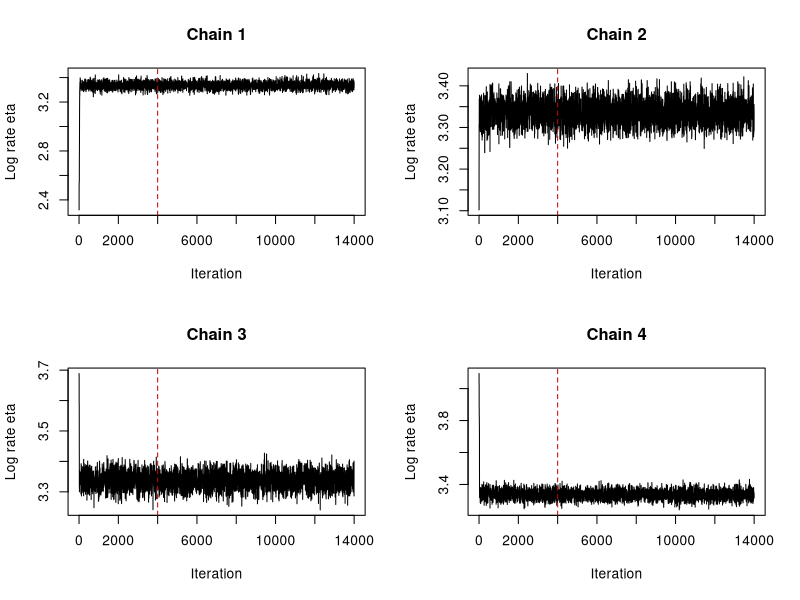
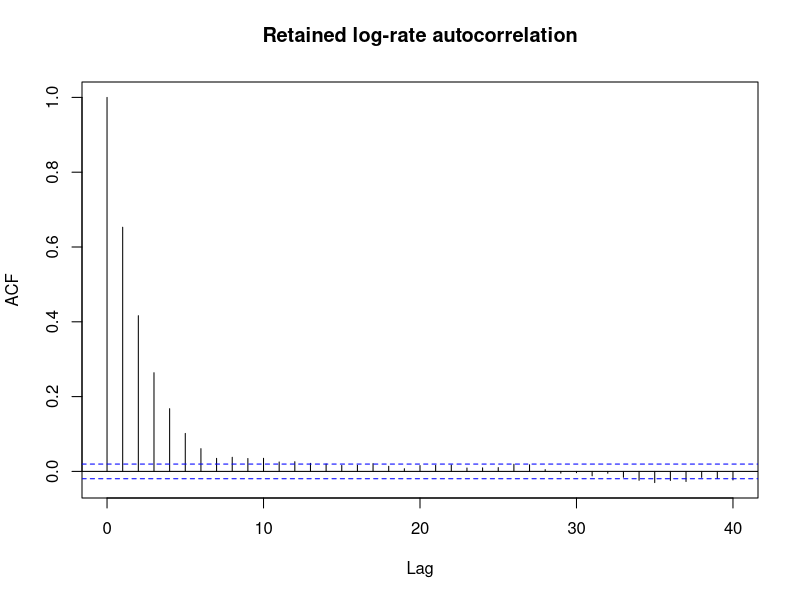
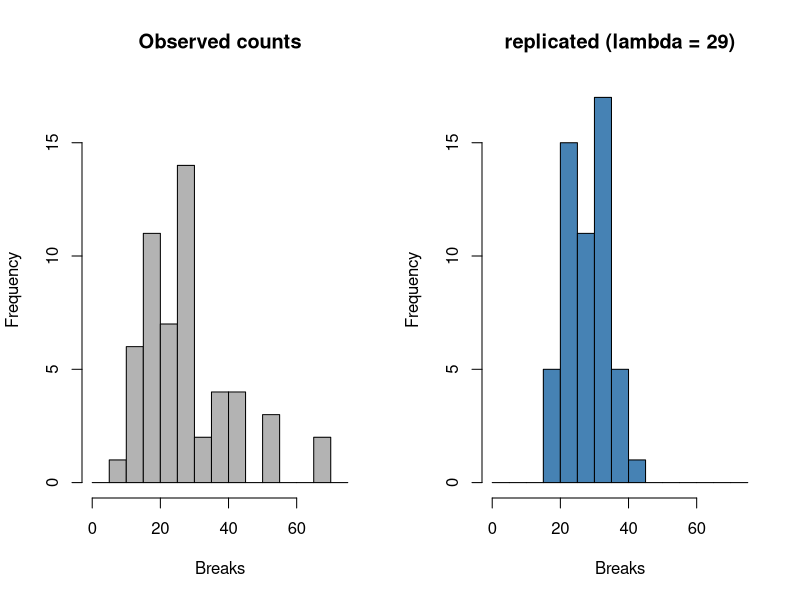
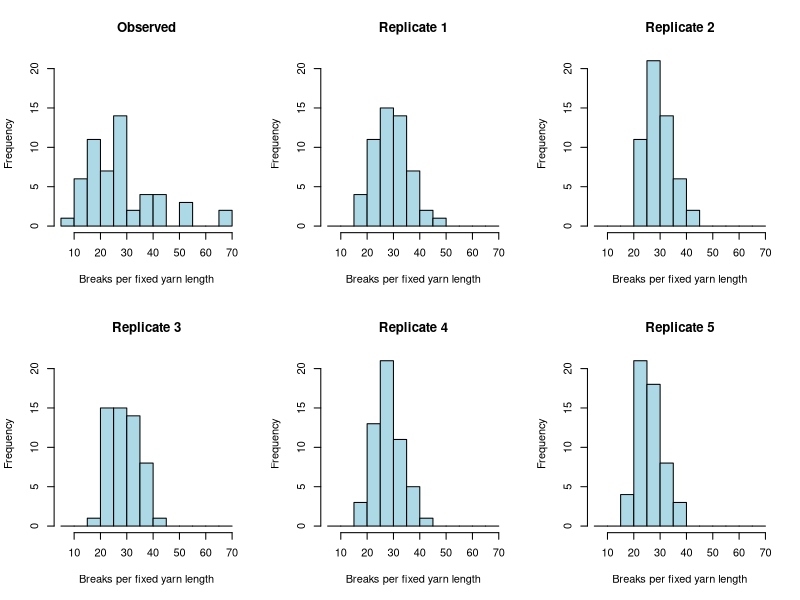
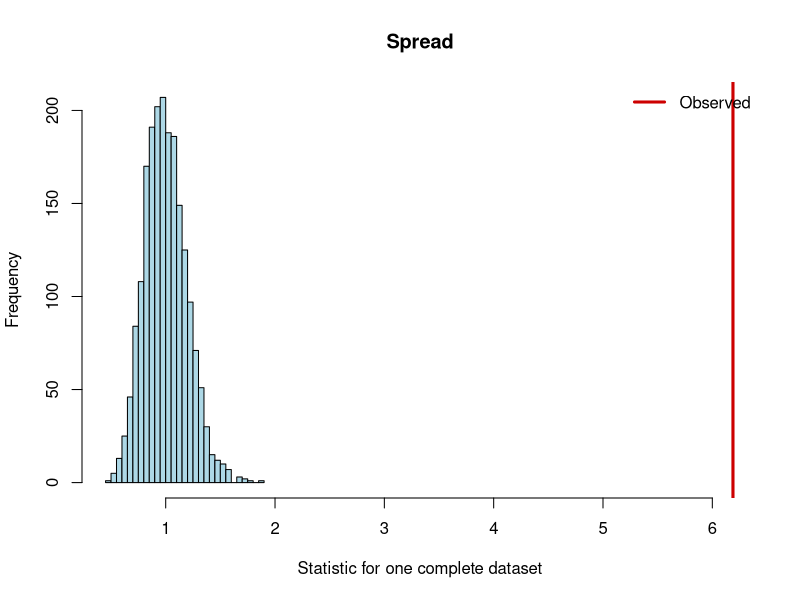
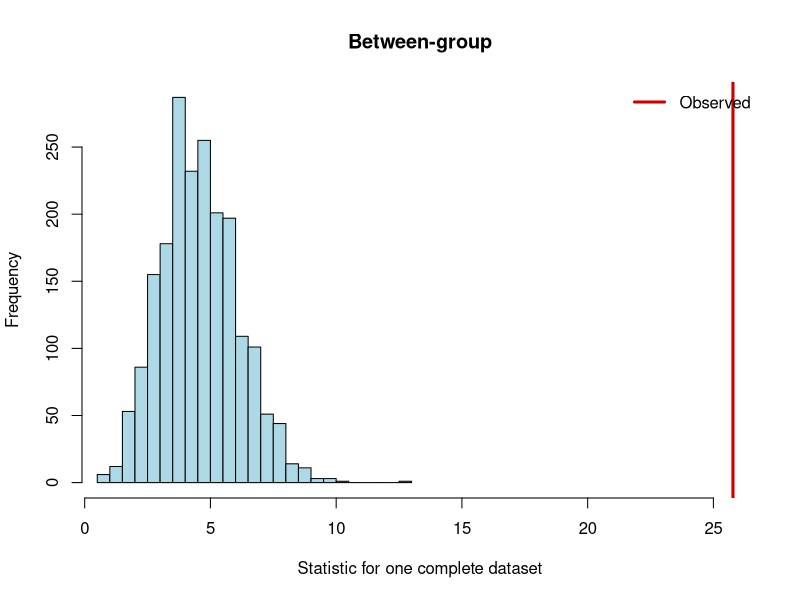
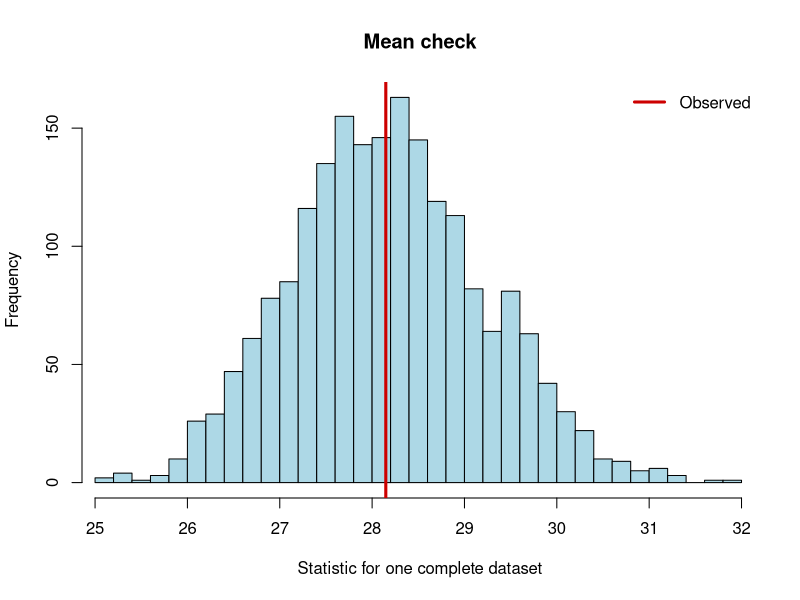

Write R code to recreate these figures, in order.
## ---- chunk 1
# STA 402: NONCONJUGATE Poisson model, Normal prior on log rate eta.
# Students complete posterior-predictive generation and statistic choices.
# Run sections in order. Base R only. No package installation required.
set.seed(402155)
d <- datasets::warpbreaks
# Offline fallback: d <- read.csv("warpbreaks.csv")
y <- d$breaks
group <- interaction(d$wool,d$tension,drop=TRUE)
n <- length(y)
# SUPPLIED: posterior density is on eta, not on lambda.
log_posterior <- function(eta,y) {
 if(!is.finite(eta)) return(-Inf)
 sum(y)*eta-length(y)*exp(eta)-0.5*(eta-log(20))^2
}
# SUPPLIED: symmetric random-walk Metropolis. Keep rejections.
metropolis <- function(y,start,step=0.08,n_iter=14000,warmup=4000) {
 current<-start;current_lp<-log_posterior(current,y)
 draws<-numeric(n_iter);accepted<-logical(n_iter)
 for(t in seq_len(n_iter)) {
  candidate<-rnorm(1,current,step)
  candidate_lp<-log_posterior(candidate,y)
  if(is.finite(candidate_lp) &&
     log(runif(1)) <= min(0,candidate_lp-current_lp)) {
   current<-candidate;current_lp<-candidate_lp;accepted[t]<-TRUE
  }
  draws[t]<-current
 }
 keep<-seq.int(warmup+1,n_iter)
 list(full=draws,retained=draws[keep],acceptance=mean(accepted[keep]))
}
starts<-log(c(10,20,40,60))
chains<-lapply(starts,function(start)metropolis(y,start))
par(mfrow=c(2,2))
for(j in seq_along(chains)) {
 plot(chains[[j]]$full,type="l",xlab="Iteration",ylab="Log rate eta",
      main=paste("Chain",j));abline(v=4000,lty=2,col="red3")
}
par(mfrow=c(1,1))
print(sapply(chains,function(ch)c(mean=mean(ch$retained),
                                acceptance=ch$acceptance)))
acf(chains[[1]]$retained,main="Retained log-rate autocorrelation")
# Pool only after inspecting chain agreement and retained behavior.
eta_draws<-unlist(lapply(chains,function(ch)ch$retained))
print(quantile(exp(eta_draws),c(.025,.5,.975)))
## ---- chunk 2
# Part B. TODO 1: select ONE retained eta and generate ONE full dataset.
s <- 1
eta_one <- eta_draws[s]
lambda_one <- exp(eta_one)
eta_one
lambda_one
## ---- chunk 3
yrep_one <- rpois(n, lambda_one)
stopifnot(length(yrep_one) == n)
length(yrep_one)


bins <- seq(0, max(c(y, yrep_one)) + 5, by = 5)
ymax <- max(hist(y, breaks = bins, plot = FALSE)$counts,
            hist(yrep_one, breaks = bins, plot = FALSE)$counts)

par(mfrow = c(1, 2))
hist(y, breaks = bins, ylim = c(0, ymax), col = "grey70",
     main = "Observed counts", xlab = "Breaks")
hist(yrep_one, breaks = bins, ylim = c(0, ymax), col = "steelblue",
     main = paste0("replicated (lambda = ", round(lambda_one, 1), ")"),
     xlab = "Breaks")
par(mfrow = c(1, 1))
## ---- chunk 4
yrep_two <- rpois(n, lambda_one)

s2 <- 40000
lambda_three <- exp(eta_draws[s2])
yrep_three <- rpois(n, lambda_three)

lambda_one
lambda_three
head(yrep_one); head(yrep_two); head(yrep_three)
## ---- chunk 5
# Part C. TODO 2: generate S COMPLETE datasets yourself.
S <- 2000L
selected_indices <- sample.int(length(eta_draws), S, replace = FALSE)
eta_selected <- eta_draws[selected_indices]
Yrep <- matrix(NA_integer_, nrow = S, ncol = n)

for (s in seq_len(S)) {
  lambda_s <- exp(eta_selected[s])     # ONE rate for this row
  Yrep[s, ] <- rpois(n, lambda_s)      # all 54 counts from that rate
}

dim(Yrep)
Yrep[1, ]
head(Yrep[, 1], 10)
## ---- chunk 6
# SUPPLIED display helper. Run AFTER filling Yrep.
show_six <- function(y,Yrep) {
 chosen<-sample.int(nrow(Yrep),5)
 bins<-pretty(range(c(y,Yrep)),n=12)
 all_counts<-rbind(y,Yrep[chosen,,drop=FALSE])
 ymax<-max(apply(all_counts,1,function(z)
                   max(hist(z,breaks=bins,plot=FALSE)$counts)))
 old<-par(mfrow=c(2,3));on.exit(par(old))
 for(j in seq_len(6)) {
  hist(all_counts[j,],breaks=bins,xlim=range(bins),ylim=c(0,ymax),
       col="lightblue",main=if(j==1)"Observed" else paste("Replicate",j-1),
       xlab="Breaks per fixed yarn length")
 }
}
show_six(y,Yrep)
## ---- chunk 7
# Part D. TODO 3: write TWO scalar-valued discrepancy functions.
# Each function must take ONE complete dataset vector of length 54.
T_spread <- function(z) {
  if (mean(z) == 0) return(0)        # all-zero dataset: define as 0
  var(z) / mean(z)                   # dispersion ratio s^2 / ybar
}
T_group <- function(z) {
  group_means <- tapply(z, group, mean)   # 6 wool x tension means
  max(group_means) - min(group_means)     # range of group means
}

# TODO 4: compute observed statistics and one statistic PER ROW of Yrep.
observed_spread   <- T_spread(y)
replicated_spread <- apply(Yrep, 1, T_spread)
observed_group    <- T_group(y)
replicated_group  <- apply(Yrep, 1, T_group)

observed_mean   <- mean(y)
replicated_mean <- apply(Yrep, 1, mean)

observed_spread; summary(replicated_spread)
observed_group;  summary(replicated_group)
observed_mean;   summary(replicated_mean)
## ---- chunk 8
# SUPPLIED display and numeric-summary helper.
check_plot <- function(observed,replicated,title) {
 stopifnot(length(observed)==1,all(is.finite(replicated)))
 hist(replicated,breaks=30,xlim=range(c(observed,replicated)),
      col="lightblue",main=title,xlab="Statistic for one complete dataset")
 abline(v=observed,col="red3",lwd=3)
 legend("topright","Observed",col="red3",lwd=3,bty="n")
 c(observed=observed,lower=unname(quantile(replicated,.025)),
   upper=unname(quantile(replicated,.975)),
   exceedances=sum(replicated>=observed),
   total=length(replicated),tail=mean(replicated>=observed))
}

check_plot(observed_spread,replicated_spread,"Spread")
check_plot(observed_group,replicated_group,"Between-group")
## ---- chunk 9
check_plot(mean(y),apply(Yrep,1,mean),"Mean check")
